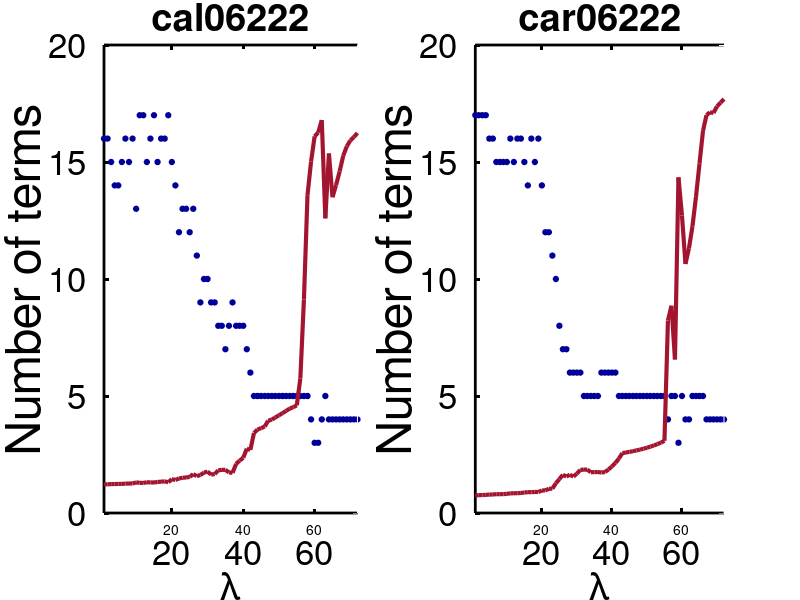

MATLAB code for this plot:
%%SI_car/cal06222. Structural analysis

%%%%%%%%%%%%%%%%%%%%%%%%%  S^3d method %%%%%%%%%%%%%%%%%%%%%%%%%%%%%%%%%%%%
%%% This file generate the Fig.14-SI presented in                       %%%
%%% Ye Yuan, " Machine Discovery of Partial Differential 
%%%             Equations from Spatiotemporal Data"                     %%%
%   @author: Ye Yuan
%%%%%%%%%%%%%%%%%%%%%%%%%%%%%%%%%%%%%%%%%%%%%%%%%%%%%%%%%%%%%%%%%%%%%%%%%%%

load('fig222left.mat');
x = num;
y1 = number;
y2 = err;
subplot(1,2,1);
[AX,H1,H2] = plotyy(x,y1,x,y2,'plot');
set(AX(1),'XColor','k','YColor',[0 0 0]);
set(AX(2),'XColor','k','YColor','w');
set(gca,'color',[0.941176474094391 0.941176474094391 0.941176474094391]);
set(gcf,'color','w');
HH1=get(AX(1),'Ylabel');
set(HH1,'String','Number of terms');
set(HH1,'color',[0 0 0]);
HH2=get(AX(2),'Ylabel');
set(HH2,'color','r');
set(H1,'MarKer','o','Linestyle','none','MarkerFaceColor',[0 0 0.600000023841858],...
    'Color',[0 0 0.600000023841858],'MarkerSize',4);
set(AX(1),'ylim',[0,20],'ytick',0:5:20)
set(H2,'Linestyle','-','color',[0.635294139385223 0.0784313753247261 0.184313729405403],'Linewidth',3);
set(AX(2),'ylim',[0.105,0.175],'ytick',0.105:0.02:0.175)
xlabel('\lambda');
title('cal06222');
set(gca,'linewidth',2);
set(gca,'FontSize',25);
set(get(gca,'YLabel'),'Fontsize',35);

load('fig222right.mat');
x = num;
y1 = number;
y2 = err;
subplot(1,2,2);
[AX,H1,H2] = plotyy(x,y1,x,y2,'plot');
set(AX(1),'XColor','k','YColor',[0 0 0]);
set(AX(2),'XColor','k','YColor','w');
set(gca,'color',[0.941176474094391 0.941176474094391 0.941176474094391]);
set(gcf,'color','w');
HH1=get(AX(1),'Ylabel');
set(HH1,'String','Number of terms');
set(HH1,'color',[0 0 0]);
HH2=get(AX(2),'Ylabel');
set(HH2,'color','r');
set(H1,'MarKer','o','Linestyle','none','MarkerFaceColor',[0 0 0.600000023841858],...
    'Color',[0 0 0.600000023841858],'MarkerSize',4);
set(AX(1),'ylim',[0,20],'ytick',0:5:20) 
set(AX(2),'ylim',[0.095,0.155],'ytick',0.095:0.02:0.155) 
set(H2,'Linestyle','-','color',[0.635294139385223 0.0784313753247261 0.184313729405403],'Linewidth',3);
xlabel('\lambda');
title('car06222');
set(gca,'linewidth',2);
set(gca,'FontSize',25);
set(get(gca,'YLabel'),'Fontsize',35);
